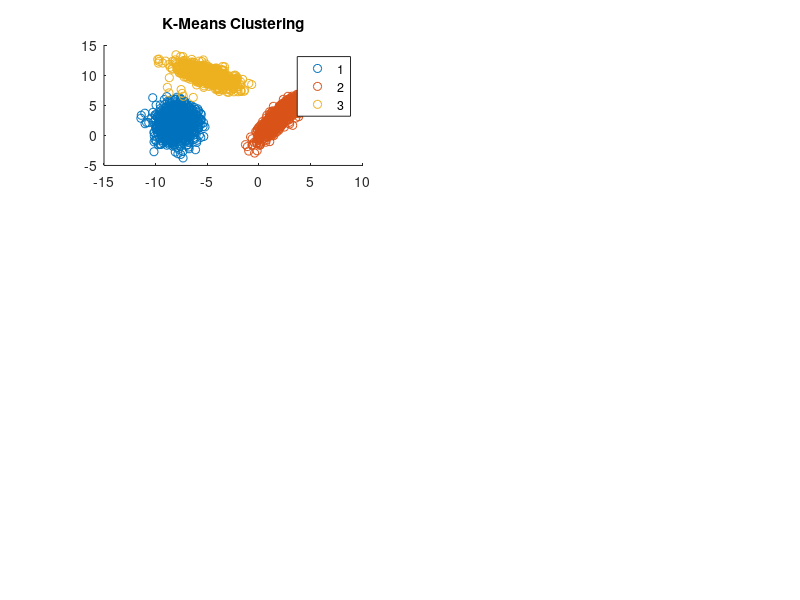
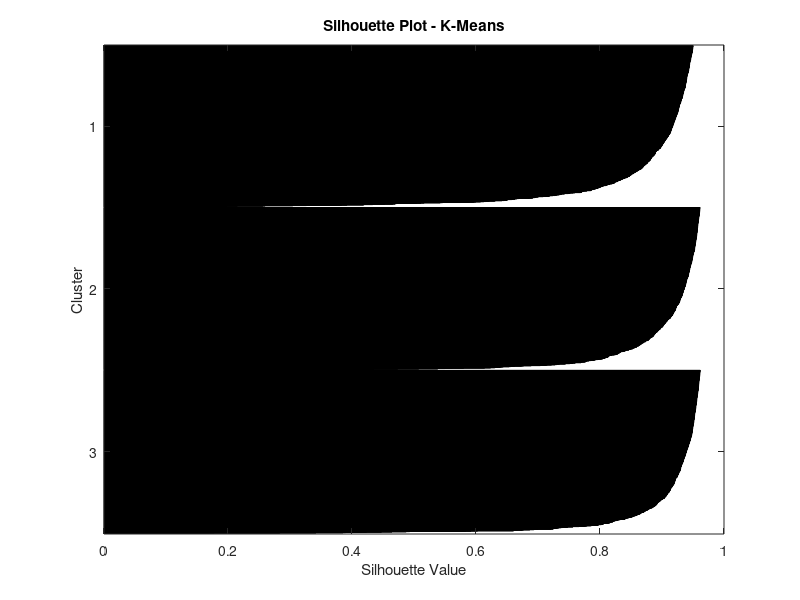

MATLAB code to generate these figures, in order: (Note: this script raises an error after producing the figures.)
clear;
close all;
clc;

mean_1 = [2, 3];
cov_1 = [1, 1.5; 1.5, 3];

mean_2 = [-5, 10];
cov_2 = [2, -1; -1, 1];

mean_3 = [-8, 2];
cov_3 = [1, 0; 0, 3];

rng('default');
data_1 = mvnrnd(mean_1, cov_1, 1000);
data_2 = mvnrnd(mean_2, cov_2, 1000);
data_3 = mvnrnd(mean_3, cov_3, 1000);

mixed_data = [data_1; data_2; data_3];

true_labels = [ones(1000, 1); 2 * ones(1000, 1); 3 * ones(1000, 1)];

nmi_values = zeros(5, 1);
ss_values = zeros(5, 1);
ri_values = zeros(5, 1);
figure;

subplot(3, 2, 1);
[idx_kmeans, C_kmeans] = kmeans(mixed_data, 3);
gscatter(mixed_data(:,1), mixed_data(:,2), idx_kmeans);
title('K-Means Clustering');
ss_kmeans = silhouette(mixed_data, idx_kmeans);
title('Silhouette Plot - K-Means');

nmi_values(1) = normalized_mutual_info(true_labels, idx_kmeans);
ss_values(1) = mean(ss_kmeans);
ri_values(1) = rand_index(true_labels, idx_kmeans);

subplot(3, 2, 2);
[idx_kmedoids, C_kmedoids] = kmedoids(mixed_data, 3);
gscatter(mixed_data(:,1), mixed_data(:,2), idx_kmedoids);
title('K-Medoids Clustering');
ss_kmedoids = silhouette(mixed_data, idx_kmedoids);
title('Silhouette Plot - K-Medoids');

nmi_values(2) = normalized_mutual_info(true_labels, idx_kmedoids);
ss_values(2) = mean(ss_kmedoids);
ri_values(2) = rand_index(true_labels, idx_kmedoids);

subplot(3, 2, 3);
[centers, U, ~] = fcm(mixed_data, 3);
[~, idx_fuzzy] = max(U);
gscatter(mixed_data(:,1), mixed_data(:,2), idx_fuzzy);
title('Fuzzy C-Means Clustering');
ss_fuzzy = silhouette(mixed_data, idx_fuzzy);
title('Silhouette Plot - Fuzzy C-Means');

nmi_values(3) = normalized_mutual_info(true_labels, idx_fuzzy);
ss_values(3) = mean(ss_fuzzy);
ri_values(3) = rand_index(true_labels, idx_fuzzy);

subplot(3, 2, 4);
epsilon = 0.5;
MinPts = 5;
idx_dbscan = dbscan(mixed_data, epsilon, MinPts);
gscatter(mixed_data(:,1), mixed_data(:,2), idx_dbscan);
title('DBSCAN Clustering');
ss_dbscan = silhouette(mixed_data, idx_dbscan);
title('Silhouette Plot - DBSCAN');

nmi_values(4) = normalized_mutual_info(true_labels, idx_dbscan);
ss_values(4) = mean(ss_dbscan);
ri_values(4) = rand_index(true_labels, idx_dbscan);

subplot(3, 2, 5);
gmm_model = fitgmdist(mixed_data, 3);
idx_gmm = cluster(gmm_model, mixed_data);
gscatter(mixed_data(:,1), mixed_data(:,2), idx_gmm);
title('GMM Clustering');
ss_gmm = silhouette(mixed_data, idx_gmm);
title('Silhouette Plot - GMM');

nmi_values(5) = normalized_mutual_info(true_labels, idx_gmm);
ss_values(5) = mean(ss_gmm);
ri_values(5) = rand_index(true_labels, idx_gmm);

figure;
subplot(1, 3, 1);
bar(ss_values);
title('Average Silhouette Score');
xlabel('Clustering Method');
ylabel('Silhouette Score');
set(gca, 'XTickLabel', {'K-Means', 'K-Medoids', 'Fuzzy C-Means', 'DBSCAN', 'GMM'});

subplot(1, 3, 2);
bar(nmi_values);
title('Normalized Mutual Information (NMI)');
xlabel('Clustering Method');
ylabel('NMI');
set(gca, 'XTickLabel', {'K-Means', 'K-Medoids', 'Fuzzy C-Means', 'DBSCAN', 'GMM'});

subplot(1, 3, 3);
bar(ri_values);
title('Rand Index (RI)');
xlabel('Clustering Method');
ylabel('Rand Index');
set(gca, 'XTickLabel', {'K-Means', 'K-Medoids', 'Fuzzy C-Means', 'DBSCAN', 'GMM'});


function nmi_value = normalized_mutual_info(true_labels, predicted_labels)
    contingency_table = crosstab(true_labels, predicted_labels);
    mutual_info = sum(sum(contingency_table .* log2((contingency_table+eps) ./ ...
                  (sum(contingency_table, 2) * sum(contingency_table, 1)))));
    entropy_true = -sum(sum(contingency_table, 2) .* log2(sum(contingency_table, 2) / sum(contingency_table(:))));
    entropy_pred = -sum(sum(contingency_table, 1) .* log2(sum(contingency_table, 1) / sum(contingency_table(:))));
    nmi_value = mutual_info / sqrt(entropy_true * entropy_pred);
end

function ri_value = rand_index(true_labels, predicted_labels)
    n = length(true_labels);
    a = 0; b = 0;
    for i = 1:n
        for j = i+1:n
            if (true_labels(i) == true_labels(j)) && (predicted_labels(i) == predicted_labels(j))
                a = a + 1;
            elseif (true_labels(i) ~= true_labels(j)) && (predicted_labels(i) ~= predicted_labels(j))
                b = b + 1;
            end
        end
    end
    ri_value = (a + b) / (n * (n - 1) / 2);
end

